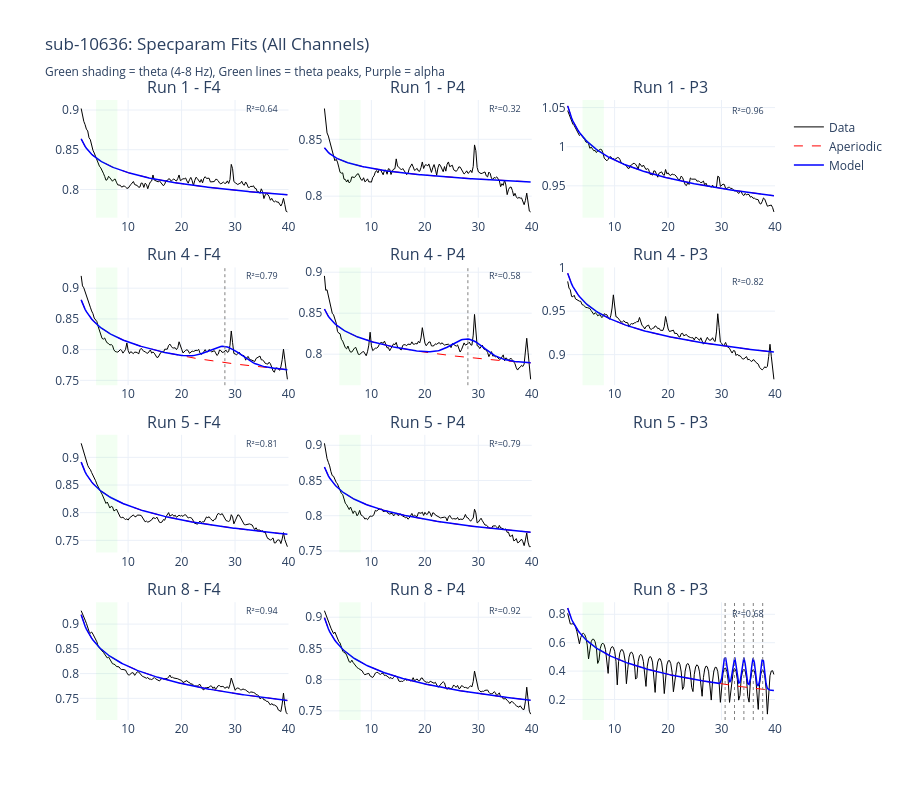

The notebook cell saved with this chart:
### Code cell
# =============================================================================
# 6b. Multi-Channel Specparam Diagnostic Plot
# =============================================================================

if 'specparam_results' in result and len(result['specparam_results']) > 0:
    # Get unique runs
    runs = sorted(set(r['run'] for r in result['specparam_results']))
    
    # Create subplot grid: rows = runs, cols = channels
    n_runs = len(runs)
    n_channels = len(EEG_CH_LABELS)
    
    fig = make_subplots(
        rows=n_runs, cols=n_channels,
        subplot_titles=[f'Run {r} - {ch}' for r in runs for ch in EEG_CH_LABELS],
        horizontal_spacing=0.05,
        vertical_spacing=0.08,
    )
    
    for row_idx, run_num in enumerate(runs):
        for col_idx, ch_label in enumerate(EEG_CH_LABELS):
            # Find the result for this run/channel
            matches = [r for r in result['specparam_results'] 
                      if r['run'] == run_num and r['channel'] == ch_label]
            
            if not matches:
                continue
            
            res = matches[0]
            components = res['components']
            
            if components is None:
                continue
            
            freqs = components['freqs']
            power = components['power_spectrum']
            ap_fit = components['aperiodic_fit']
            model_fit = components['modeled_spectrum']
            r2 = components['r_squared']
            peaks = components['peaks']
            
            # Plot data
            fig.add_trace(go.Scatter(
                x=freqs, y=power,
                mode='lines', line=dict(color='black', width=1),
                name='Data', showlegend=(row_idx==0 and col_idx==0),
            ), row=row_idx+1, col=col_idx+1)
            
            # Plot aperiodic fit
            fig.add_trace(go.Scatter(
                x=freqs, y=ap_fit,
                mode='lines', line=dict(color='red', width=1, dash='dash'),
                name='Aperiodic', showlegend=(row_idx==0 and col_idx==0),
            ), row=row_idx+1, col=col_idx+1)
            
            # Plot full model
            fig.add_trace(go.Scatter(
                x=freqs, y=model_fit,
                mode='lines', line=dict(color='blue', width=1.5),
                name='Model', showlegend=(row_idx==0 and col_idx==0),
            ), row=row_idx+1, col=col_idx+1)
            
            # Mark peaks
            if len(peaks) > 0:
                for peak in peaks:
                    cf = peak[0]
                    in_theta = 4 <= cf <= 8
                    in_alpha = 8 <= cf <= 13
                    
                    if in_theta:
                        color = 'green'
                        dash = 'solid'
                    elif in_alpha:
                        color = 'purple'
                        dash = 'solid'
                    else:
                        color = 'gray'
                        dash = 'dot'
                    
                    fig.add_vline(
                        x=cf, line=dict(color=color, width=1, dash=dash),
                        row=row_idx+1, col=col_idx+1
                    )
            
            # Add theta band shading
            fig.add_vrect(
                x0=4, x1=8, fillcolor='rgba(0,255,0,0.05)', line_width=0,
                row=row_idx+1, col=col_idx+1
            )
            
            # Add R² annotation
            r2_str = f'R²={r2:.2f}' if r2 else 'No fit'
            fig.add_annotation(
                x=35, y=max(power),
                text=r2_str,
                showarrow=False,
                font=dict(size=9),
                row=row_idx+1, col=col_idx+1,
            )
    
    fig.update_xaxes(range=[1, 40])
    fig.update_layout(
        height=200 * n_runs,
        width=300 * n_channels,
        template='plotly_white',
        title=f'sub-{SUBJECT_ID}: Specparam Fits (All Channels)<br>'
              f'<sub>Green shading = theta (4-8 Hz), Green lines = theta peaks, Purple = alpha</sub>',
        showlegend=True,
        legend=dict(x=1.02, y=0.98),
    )
    
    fig.show()
    
    # Save with descriptive name
    save_plot(fig, 'specparam_multichannel', subject_id=SUBJECT_ID, format='html')
else:
    print('No specparam results to plot.')

### Figure 1 — Plotly figure (JSON) as saved in the notebook; plotly's stock layout.template omitted (floating-point values rounded to 4 significant figures; data arrays with more than 128 entries replaced by an {"elided": "..."} marker saying what was removed)
{"data": [{"line": {"color": "black", "width": 1}, "mode": "lines", "name": "Data", "showlegend": true, "type": "scatter", "x": {"elided": "159 float values"}, "xaxis": "x", "y": {"elided": "159 float values"}, "yaxis": "y"}, {"line": {"color": "red", "dash": "dash", "width": 1}, "mode": "lines", "name": "Aperiodic", "showlegend": true, "type": "scatter", "x": {"elided": "159 float values"}, "xaxis": "x", "y": {"elided": "159 float values"}, "yaxis": "y"}, {"line": {"color": "blue", "width": 1.5}, "mode": "lines", "name": "Model", "showlegend": true, "type": "scatter", "x": {"elided": "159 float values"}, "xaxis": "x", "y": {"elided": "159 float values"}, "yaxis": "y"}, {"line": {"color": "black", "width": 1}, "mode": "lines", "name": "Data", "showlegend": false, "type": "scatter", "x": {"elided": "159 float values"}, "xaxis": "x2", "y": {"elided": "159 float values"}, "yaxis": "y2"}, {"line": {"color": "red", "dash": "dash", "width": 1}, "mode": "lines", "name": "Aperiodic", "showlegend": false, "type": "scatter", "x": {"elided": "159 float values"}, "xaxis": "x2", "y": {"elided": "159 float values"}, "yaxis": "y2"}, {"line": {"color": "blue", "width": 1.5}, "mode": "lines", "name": "Model", "showlegend": false, "type": "scatter", "x": {"elided": "159 float values"}, "xaxis": "x2", "y": {"elided": "159 float values"}, "yaxis": "y2"}, {"line": {"color": "black", "width": 1}, "mode": "lines", "name": "Data", "showlegend": false, "type": "scatter", "x": {"elided": "159 float values"}, "xaxis": "x3", "y": {"elided": "159 float values"}, "yaxis": "y3"}, {"line": {"color": "red", "dash": "dash", "width": 1}, "mode": "lines", "name": "Aperiodic", "showlegend": false, "type": "scatter", "x": {"elided": "159 float values"}, "xaxis": "x3", "y": {"elided": "159 float values"}, "yaxis": "y3"}, {"line": {"color": "blue", "width": 1.5}, "mode": "lines", "name": "Model", "showlegend": false, "type": "scatter", "x": {"elided": "159 float values"}, "xaxis": "x3", "y": {"elided": "159 float values"}, "yaxis": "y3"}, {"line": {"color": "black", "width": 1}, "mode": "lines", "name": "Data", "showlegend": false, "type": "scatter", "x": {"elided": "159 float values"}, "xaxis": "x4", "y": {"elided": "159 float values"}, "yaxis": "y4"}, {"line": {"color": "red", "dash": "dash", "width": 1}, "mode": "lines", "name": "Aperiodic", "showlegend": false, "type": "scatter", "x": {"elided": "159 float values"}, "xaxis": "x4", "y": {"elided": "159 float values"}, "yaxis": "y4"}, {"line": {"color": "blue", "width": 1.5}, "mode": "lines", "name": "Model", "showlegend": false, "type": "scatter", "x": {"elided": "159 float values"}, "xaxis": "x4", "y": {"elided": "159 float values"}, "yaxis": "y4"}, {"line": {"color": "black", "width": 1}, "mode": "lines", "name": "Data", "showlegend": false, "type": "scatter", "x": {"elided": "159 float values"}, "xaxis": "x5", "y": {"elided": "159 float values"}, "yaxis": "y5"}, {"line": {"color": "red", "dash": "dash", "width": 1}, "mode": "lines", "name": "Aperiodic", "showlegend": false, "type": "scatter", "x": {"elided": "159 float values"}, "xaxis": "x5", "y": {"elided": "159 float values"}, "yaxis": "y5"}, {"line": {"color": "blue", "width": 1.5}, "mode": "lines", "name": "Model", "showlegend": false, "type": "scatter", "x": {"elided": "159 float values"}, "xaxis": "x5", "y": {"elided": "159 float values"}, "yaxis": "y5"}, {"line": {"color": "black", "width": 1}, "mode": "lines", "name": "Data", "showlegend": false, "type": "scatter", "x": {"elided": "159 float values"}, "xaxis": "x6", "y": {"elided": "159 float values"}, "yaxis": "y6"}, {"line": {"color": "red", "dash": "dash", "width": 1}, "mode": "lines", "name": "Aperiodic", "showlegend": false, "type": "scatter", "x": {"elided": "159 float values"}, "xaxis": "x6", "y": {"elided": "159 float values"}, "yaxis": "y6"}, {"line": {"color": "blue", "width": 1.5}, "mode": "lines", "name": "Model", "showlegend": false, "type": "scatter", "x": {"elided": "159 float values"}, "xaxis": "x6", "y": {"elided": "159 float values"}, "yaxis": "y6"}, {"line": {"color": "black", "width": 1}, "mode": "lines", "name": "Data", "showlegend": false, "type": "scatter", "x": {"elided": "159 float values"}, "xaxis": "x7", "y": {"elided": "159 float values"}, "yaxis": "y7"}, {"line": {"color": "red", "dash": "dash", "width": 1}, "mode": "lines", "name": "Aperiodic", "showlegend": false, "type": "scatter", "x": {"elided": "159 float values"}, "xaxis": "x7", "y": {"elided": "159 float values"}, "yaxis": "y7"}, {"line": {"color": "blue", "width": 1.5}, "mode": "lines", "name": "Model", "showlegend": false, "type": "scatter", "x": {"elided": "159 float values"}, "xaxis": "x7", "y": {"elided": "159 float values"}, "yaxis": "y7"}, {"line": {"color": "black", "width": 1}, "mode": "lines", "name": "Data", "showlegend": false, "type": "scatter", "x": {"elided": "159 float values"}, "xaxis": "x8", "y": {"elided": "159 float values"}, "yaxis": "y8"}, {"line": {"color": "red", "dash": "dash", "width": 1}, "mode": "lines", "name": "Aperiodic", "showlegend": false, "type": "scatter", "x": {"elided": "159 float values"}, "xaxis": "x8", "y": {"elided": "159 float values"}, "yaxis": "y8"}, {"line": {"color": "blue", "width": 1.5}, "mode": "lines", "name": "Model", "showlegend": false, "type": "scatter", "x": {"elided": "159 float values"}, "xaxis": "x8", "y": {"elided": "159 float values"}, "yaxis": "y8"}, {"line": {"color": "black", "width": 1}, "mode": "lines", "name": "Data", "showlegend": false, "type": "scatter", "x": {"elided": "159 float values"}, "xaxis": "x10", "y": {"elided": "159 float values"}, "yaxis": "y10"}, {"line": {"color": "red", "dash": "dash", "width": 1}, "mode": "lines", "name": "Aperiodic", "showlegend": false, "type": "scatter", "x": {"elided": "159 float values"}, "xaxis": "x10", "y": {"elided": "159 float values"}, "yaxis": "y10"}, {"line": {"color": "blue", "width": 1.5}, "mode": "lines", "name": "Model", "showlegend": false, "type": "scatter", "x": {"elided": "159 float values"}, "xaxis": "x10", "y": {"elided": "159 float values"}, "yaxis": "y10"}, {"line": {"color": "black", "width": 1}, "mode": "lines", "name": "Data", "showlegend": false, "type": "scatter", "x": {"elided": "159 float values"}, "xaxis": "x11", "y": {"elided": "159 float values"}, "yaxis": "y11"}, {"line": {"color": "red", "dash": "dash", "width": 1}, "mode": "lines", "name": "Aperiodic", "showlegend": false, "type": "scatter", "x": {"elided": "159 float values"}, "xaxis": "x11", "y": {"elided": "159 float values"}, "yaxis": "y11"}, {"line": {"color": "blue", "width": 1.5}, "mode": "lines", "name": "Model", "showlegend": false, "type": "scatter", "x": {"elided": "159 float values"}, "xaxis": "x11", "y": {"elided": "159 float values"}, "yaxis": "y11"}, {"line": {"color": "black", "width": 1}, "mode": "lines", "name": "Data", "showlegend": false, "type": "scatter", "x": {"elided": "159 float values"}, "xaxis": "x12", "y": {"elided": "159 float values"}, "yaxis": "y12"}, {"line": {"color": "red", "dash": "dash", "width": 1}, "mode": "lines", "name": "Aperiodic", "showlegend": false, "type": "scatter", "x": {"elided": "159 float values"}, "xaxis": "x12", "y": {"elided": "159 float values"}, "yaxis": "y12"}, {"line": {"color": "blue", "width": 1.5}, "mode": "lines", "name": "Model", "showlegend": false, "type": "scatter", "x": {"elided": "159 float values"}, "xaxis": "x12", "y": {"elided": "159 float values"}, "yaxis": "y12"}], "layout": {"annotations": [{"font": {"size": 16}, "showarrow": false, "text": "Run 1 - F4", "x": 0.15, "xanchor": "center", "xref": "paper", "y": 1, "yanchor": "bottom", "yref": "paper"}, {"font": {"size": 16}, "showarrow": false, "text": "Run 1 - P4", "x": 0.5, "xanchor": "center", "xref": "paper", "y": 1, "yanchor": "bottom", "yref": "paper"}, {"font": {"size": 16}, "showarrow": false, "text": "Run 1 - P3", "x": 0.85, "xanchor": "center", "xref": "paper", "y": 1, "yanchor": "bottom", "yref": "paper"}, {"font": {"size": 16}, "showarrow": false, "text": "Run 4 - F4", "x": 0.15, "xanchor": "center", "xref": "paper", "y": 0.73, "yanchor": "bottom", "yref": "paper"}, {"font": {"size": 16}, "showarrow": false, "text": "Run 4 - P4", "x": 0.5, "xanchor": "center", "xref": "paper", "y": 0.73, "yanchor": "bottom", "yref": "paper"}, {"font": {"size": 16}, "showarrow": false, "text": "Run 4 - P3", "x": 0.85, "xanchor": "center", "xref": "paper", "y": 0.73, "yanchor": "bottom", "yref": "paper"}, {"font": {"size": 16}, "showarrow": false, "text": "Run 5 - F4", "x": 0.15, "xanchor": "center", "xref": "paper", "y": 0.46, "yanchor": "bottom", "yref": "paper"}, {"font": {"size": 16}, "showarrow": false, "text": "Run 5 - P4", "x": 0.5, "xanchor": "center", "xref": "paper", "y": 0.46, "yanchor": "bottom", "yref": "paper"}, {"font": {"size": 16}, "showarrow": false, "text": "Run 5 - P3", "x": 0.85, "xanchor": "center", "xref": "paper", "y": 0.46, "yanchor": "bottom", "yref": "paper"}, {"font": {"size": 16}, "showarrow": false, "text": "Run 8 - F4", "x": 0.15, "xanchor": "center", "xref": "paper", "y": 0.19, "yanchor": "bottom", "yref": "paper"}, {"font": {"size": 16}, "showarrow": false, "text": "Run 8 - P4", "x": 0.5, "xanchor": "center", "xref": "paper", "y": 0.19, "yanchor": "bottom", "yref": "paper"}, {"font": {"size": 16}, "showarrow": false, "text": "Run 8 - P3", "x": 0.85, "xanchor": "center", "xref": "paper", "y": 0.19, "yanchor": "bottom", "yref": "paper"}, {"font": {"size": 9}, "showarrow": false, "text": "R²=0.64", "x": 35, "xref": "x", "y": 0.9019, "yref": "y"}, {"font": {"size": 9}, "showarrow": false, "text": "R²=0.32", "x": 35, "xref": "x2", "y": 0.8771, "yref": "y2"}, {"font": {"size": 9}, "showarrow": false, "text": "R²=0.96", "x": 35, "xref": "x3", "y": 1.046, "yref": "y3"}, {"font": {"size": 9}, "showarrow": false, "text": "R²=0.79", "x": 35, "xref": "x4", "y": 0.92, "yref": "y4"}, {"font": {"size": 9}, "showarrow": false, "text": "R²=0.58", "x": 35, "xref": "x5", "y": 0.8955, "yref": "y5"}, {"font": {"size": 9}, "showarrow": false, "text": "R²=0.82", "x": 35, "xref": "x6", "y": 0.9842, "yref": "y6"}, {"font": {"size": 9}, "showarrow": false, "text": "R²=0.81", "x": 35, "xref": "x7", "y": 0.9253, "yref": "y7"}, {"font": {"size": 9}, "showarrow": false, "text": "R²=0.79", "x": 35, "xref": "x8", "y": 0.9028, "yref": "y8"}, {"font": {"size": 9}, "showarrow": false, "text": "R²=0.94", "x": 35, "xref": "x10", "y": 0.9271, "yref": "y10"}, {"font": {"size": 9}, "showarrow": false, "text": "R²=0.92", "x": 35, "xref": "x11", "y": 0.9104, "yref": "y11"}, {"font": {"size": 9}, "showarrow": false, "text": "R²=0.68", "x": 35, "xref": "x12", "y": 0.807, "yref": "y12"}], "height": 800, "legend": {"x": 1.02, "y": 0.98}, "shapes": [{"fillcolor": "rgba(0,255,0,0.05)", "line": {"width": 0}, "type": "rect", "x0": 4, "x1": 8, "xref": "x", "y0": 0, "y1": 1, "yref": "y domain"}, {"fillcolor": "rgba(0,255,0,0.05)", "line": {"width": 0}, "type": "rect", "x0": 4, "x1": 8, "xref": "x2", "y0": 0, "y1": 1, "yref": "y2 domain"}, {"fillcolor": "rgba(0,255,0,0.05)", "line": {"width": 0}, "type": "rect", "x0": 4, "x1": 8, "xref": "x3", "y0": 0, "y1": 1, "yref": "y3 domain"}, {"line": {"color": "gray", "dash": "dot", "width": 1}, "type": "line", "x0": 28.1, "x1": 28.1, "xref": "x4", "y0": 0, "y1": 1, "yref": "y4 domain"}, {"fillcolor": "rgba(0,255,0,0.05)", "line": {"width": 0}, "type": "rect", "x0": 4, "x1": 8, "xref": "x4", "y0": 0, "y1": 1, "yref": "y4 domain"}, {"line": {"color": "gray", "dash": "dot", "width": 1}, "type": "line", "x0": 28.05, "x1": 28.05, "xref": "x5", "y0": 0, "y1": 1, "yref": "y5 domain"}, {"fillcolor": "rgba(0,255,0,0.05)", "line": {"width": 0}, "type": "rect", "x0": 4, "x1": 8, "xref": "x5", "y0": 0, "y1": 1, "yref": "y5 domain"}, {"fillcolor": "rgba(0,255,0,0.05)", "line": {"width": 0}, "type": "rect", "x0": 4, "x1": 8, "xref": "x6", "y0": 0, "y1": 1, "yref": "y6 domain"}, {"fillcolor": "rgba(0,255,0,0.05)", "line": {"width": 0}, "type": "rect", "x0": 4, "x1": 8, "xref": "x7", "y0": 0, "y1": 1, "yref": "y7 domain"}, {"fillcolor": "rgba(0,255,0,0.05)", "line": {"width": 0}, "type": "rect", "x0": 4, "x1": 8, "xref": "x8", "y0": 0, "y1": 1, "yref": "y8 domain"}, {"fillcolor": "rgba(0,255,0,0.05)", "line": {"width": 0}, "type": "rect", "x0": 4, "x1": 8, "xref": "x10", "y0": 0, "y1": 1, "yref": "y10 domain"}, {"fillcolor": "rgba(0,255,0,0.05)", "line": {"width": 0}, "type": "rect", "x0": 4, "x1": 8, "xref": "x11", "y0": 0, "y1": 1, "yref": "y11 domain"}, {"line": {"color": "gray", "dash": "dot", "width": 1}, "type": "line", "x0": 30.67, "x1": 30.67, "xref": "x12", "y0": 0, "y1": 1, "yref": "y12 domain"}, {"line": {"color": "gray", "dash": "dot", "width": 1}, "type": "line", "x0": 32.43, "x1": 32.43, "xref": "x12", "y0": 0, "y1": 1, "yref": "y12 domain"}, {"line": {"color": "gray", "dash": "dot", "width": 1}, "type": "line", "x0": 34.18, "x1": 34.18, "xref": "x12", "y0": 0, "y1": 1, "yref": "y12 domain"}, {"line": {"color": "gray", "dash": "dot", "width": 1}, "type": "line", "x0": 35.94, "x1": 35.94, "xref": "x12", "y0": 0, "y1": 1, "yref": "y12 domain"}, {"line": {"color": "gray", "dash": "dot", "width": 1}, "type": "line", "x0": 37.7, "x1": 37.7, "xref": "x12", "y0": 0, "y1": 1, "yref": "y12 domain"}, {"fillcolor": "rgba(0,255,0,0.05)", "line": {"width": 0}, "type": "rect", "x0": 4, "x1": 8, "xref": "x12", "y0": 0, "y1": 1, "yref": "y12 domain"}], "showlegend": true, "title": {"text": "sub-10636: Specparam Fits (All Channels)<br><sub>Green shading = theta (4-8 Hz), Green lines = theta peaks, Purple = alpha</sub>"}, "width": 900, "xaxis": {"anchor": "y", "domain": [0, 0.3], "range": [1, 40], "type": "linear"}, "xaxis10": {"anchor": "y10", "domain": [0, 0.3], "range": [1, 40], "type": "linear"}, "xaxis11": {"anchor": "y11", "domain": [0.35, 0.65], "range": [1, 40], "type": "linear"}, "xaxis12": {"anchor": "y12", "domain": [0.7, 1], "range": [1, 40], "type": "linear"}, "xaxis2": {"anchor": "y2", "domain": [0.35, 0.65], "range": [1, 40], "type": "linear"}, "xaxis3": {"anchor": "y3", "domain": [0.7, 1], "range": [1, 40], "type": "linear"}, "xaxis4": {"anchor": "y4", "domain": [0, 0.3], "range": [1, 40], "type": "linear"}, "xaxis5": {"anchor": "y5", "domain": [0.35, 0.65], "range": [1, 40], "type": "linear"}, "xaxis6": {"anchor": "y6", "domain": [0.7, 1], "range": [1, 40], "type": "linear"}, "xaxis7": {"anchor": "y7", "domain": [0, 0.3], "range": [1, 40], "type": "linear"}, "xaxis8": {"anchor": "y8", "domain": [0.35, 0.65], "range": [1, 40], "type": "linear"}, "xaxis9": {"anchor": "y9", "domain": [0.7, 1], "range": [1, 40]}, "yaxis": {"anchor": "x", "autorange": true, "domain": [0.81, 1], "range": [0.7644, 0.9113], "type": "linear"}, "yaxis10": {"anchor": "x10", "autorange": true, "domain": [0, 0.19], "range": [0.7064, 0.9421], "type": "linear"}, "yaxis11": {"anchor": "x11", "autorange": true, "domain": [0, 0.19], "range": [0.7355, 0.9223], "type": "linear"}, "yaxis12": {"anchor": "x12", "autorange": true, "domain": [0, 0.19], "range": [0.05585, 0.8851], "type": "linear"}, "yaxis2": {"anchor": "x2", "autorange": true, "domain": [0.81, 1], "range": [0.781, 0.8836], "type": "linear"}, "yaxis3": {"anchor": "x3", "autorange": true, "domain": [0.81, 1], "range": [0.9092, 1.06], "type": "linear"}, "yaxis4": {"anchor": "x4", "autorange": true, "domain": [0.54, 0.73], "range": [0.7422, 0.9321], "type": "linear"}, "yaxis5": {"anchor": "x5", "autorange": true, "domain": [0.54, 0.73], "range": [0.7622, 0.9046], "type": "linear"}, "yaxis6": {"anchor": "x6", "autorange": true, "domain": [0.54, 0.73], "range": [0.8649, 1.0], "type": "linear"}, "yaxis7": {"anchor": "x7", "autorange": true, "domain": [0.27, 0.46], "range": [0.728, 0.9387], "type": "linear"}, "yaxis8": {"anchor": "x8", "autorange": true, "domain": [0.27, 0.46], "range": [0.7477, 0.9133], "type": "linear"}, "yaxis9": {"anchor": "x9", "domain": [0.27, 0.46]}}}
